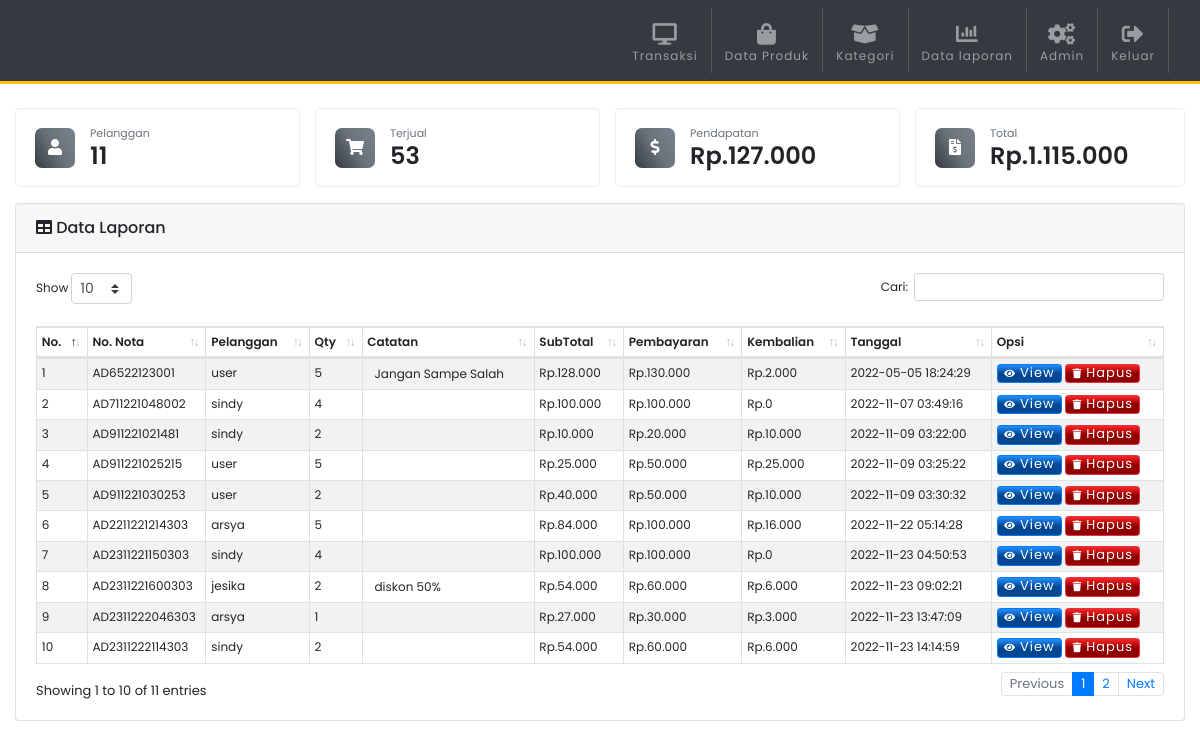
The app's page /laporan.php (signed in) with its own data.
### tables this page shows
CREATE TABLE `laporan` (
  `idlaporan` int(11) NOT NULL,
  `no_nota` varchar(50) NOT NULL,
  `idpelanggan` int(11) NOT NULL,
  `catatan` text NOT NULL,
  `totalbeli` int(11) NOT NULL,
  `pembayaran` int(11) NOT NULL,
  `kembalian` int(11) NOT NULL,
  `tgl_sub` timestamp NOT NULL DEFAULT current_timestamp() ON UPDATE current_timestamp()
);

CREATE TABLE `pelanggan` (
  `idpelanggan` int(11) NOT NULL,
  `nama_pelanggan` varchar(30) NOT NULL,
  `telepon_pelanggan` varchar(15) NOT NULL,
  `alamat_pelanggan` text NOT NULL
);

### laporan.php (the view, shortened to what this page needs)
<?php include 'template/header.php';?>
<br>
<div class="row">
<div class="col-6 col-sm-6 col-md-6 col-lg-3 mb-3 pr-0">
            <div class="card-body bg-white py-2 px-1 border-laporan">
                <div class="row mx-auto align-items-center">
                <div class="col-auto m-pr-1">
                    <div class="bg-icon">
                        <i class="fa fa-user"></i>
                    </div>
                </div>
                <div class="col-auto pl-0 pt-2">
                    <div class="text-muted" style="font-size:11px;">
                        Pelanggan
                    </div>
                    <h4 class="1"><?php
                    $itungpelanggan = mysqli_query($conn,"SELECT COUNT(idpelanggan) as jumlahpelanggan FROM pelanggan");
                    $cekrow1 = mysqli_num_rows($itungpelanggan);
                    $itungpelanggan1 = mysqli_fetch_assoc($itungpelanggan);
                    $itungpelanggan2 = $itungpelanggan1['jumlahpelanggan'];
                    if($cekrow1 > 0){
                        echo  $itungpelanggan2;
                        } ?></h4>
                </div>
                </div>
            </div>
        </div>
        <div class="col-6 col-sm-6 col-md-6 col-lg-3 mb-3 m-pr-0">
            <div class="card-body bg-white py-2 px-1 border-laporan">
                <div class="row mx-auto align-items-center">
                <div class="col-auto m-pr-1">
                    <div class="bg-icon">
                        <i class="fa fa-shopping-cart"></i>
                    </div>
                </div>
                <div class="col-auto pl-0 pt-2">
                    <div class="text-muted" style="font-size:11px;">
                        Terjual
                    </div>
                    <h4 class="1"><?php $itungpeterjual = mysqli_query($conn,"SELECT SUM(quantity) as jumlahterjual FROM tb_nota");
                    $cekrow = mysqli_num_rows($itungpeterjual);
                    $itungpeterjual1 = mysqli_fetch_assoc($itungpeterjual);
                    $itungpeterjual2 = $itungpeterjual1['jumlahterjual'];
                    if($cekrow > 0){
                        echo $itungpeterjual2;
                        } ?></h4>
                </div>
                </div>
            </div>
        </div>
        <div class="col-6 col-sm-6 col-md-6 col-lg-3 mb-3 pr-0">
            <div class="card-body bg-white py-2 px-1 border-laporan">
                <div class="row mx-auto align-items-center">
                <div class="col-auto m-pr-1">
                    <div class="bg-icon">
                        <i class="fa fa-dollar-sign"></i>
                    </div>
                </div>
                <div class="col-auto pl-0 pt-2">
                    <div class="text-muted" style="font-size:11px;">
                        Pendapatan
                    </div>
                    <h4 class="1">Rp.<?php
                    $data_produk=mysqli_query($conn,"SELECT * FROM tb_nota t, produk p
                    WHERE p.idproduk=t.idproduk ORDER BY idnota ASC");
                    $subtotaldiskon = 0;
                    $x = mysqli_num_rows($data_produk);
                    if($x>0){
                    while($b=mysqli_fetch_array($data_produk)){
                        $totalharga += $b['harga_jual'] * $b['quantity'];
                        $totaldiskon += $b['harga_modal'] * $b['quantity'];
                        $subtotaldiskon = $totalharga - $totaldiskon;
                    }
                }
                echo ribuan($subtotaldiskon)?>
                </h4>
                </div>
                </div>
            </div>
        </div>
        <div class="col-6 col-sm-6 col-md-6 col-lg-3 mb-3">
            <div class="card-body bg-white py-2 px-1 border-laporan">
                <div class="row mx-auto align-items-center">
                <div class="col-auto m-pr-1">
                    <div class="bg-icon">
                        <i class="fa fa-file-invoice-dollar"></i>
                    </div>
                </div>
                <div class="col-auto pl-0 pt-2">
                    <div class="text-muted" style="font-size:11px;">
                        Total
                    </div>
                    <h4 class="1">Rp.<?php
                    $itungtotal = mysqli_query($conn,"SELECT SUM(totalbeli) as jumlahtotal FROM laporan");
                    $cekrow3 = mysqli_num_rows($itungtotal);
                    $itungtotal1 = mysqli_fetch_assoc($itungtotal);
                    $itungtotal2 = $itungtotal1['jumlahtotal'];
                    if($cekrow3 > 0){
                        echo ribuan($itungtotal2);
                        } ?></h4>
                </div>
                </div>
            </div>
        </div>
</div>
<div class="card">
    <div class="card-header">
        <div class="card-tittle">
            <i class="fa fa-table me-2"></i> Data Laporan
        </div>
    </div>
        <div class="card-body">
            <table class="table table-striped table-sm table-bordered dt-responsive nowrap" id="table" width="100%">
                        <thead>
                        <tr>
                            <th>No.</th>
                            <th>No. Nota</th>
                            <th>Pelanggan</th>
                            <th>Qty</th>
                            <th>Catatan</th>
                            <th>SubTotal</th>
                            <th>Pembayaran</th>
                            <th>Kembalian</th>
                            <th>Tanggal</th>
                            <th>Opsi</th>
                        </tr>
                        </thead>
                        <tbody>
                            <?php
                                $no=1;
                                $data_produk=mysqli_query($conn,"SELECT * FROM laporan l, pelanggan e
                                WHERE  e.idpelanggan=l.idpelanggan ORDER BY idlaporan ASC");
                                while($d=mysqli_fetch_array($data_produk)){
                                    $nota= $d['no_nota'];
                                    ?>
                                    <tr>
                                        <td><?php echo $no++ ?></td>
                                        <td><?php echo $d['no_nota'] ?></td>
                                        <td><?php echo $d['nama_pelanggan'] ?></td>
                                        <td><?php
                                            $itungtrans = mysqli_query($conn,"SELECT SUM(quantity) as jumlahtrans
                                             FROM tb_nota where no_nota='$nota'");
                                            $itungtrans2 = mysqli_fetch_assoc($itungtrans);
                                            $itungtrans3 = $itungtrans2['jumlahtrans'];
                                            echo $itungtrans3;
                                        ?></td>
                                         <td class="catatan"><?php echo $d['catatan'] ?></td>
                                         <td>Rp.<?php echo ribuan($d['totalbeli']) ?></td>
                                         <td>Rp.<?php echo ribuan($d['pembayaran']) ?></td>
                                         <td>Rp.<?php echo ribuan($d['kembalian']) ?></td>
                                        <td><?php echo $d['tgl_sub'] ?></td>
                                        <td>
                                        <a class="btn btn-primary btn-xs" href="detail.php?invoice=<?php echo $nota ?>">
                                            <i class="fa fa-eye fa-xs mr-1"></i>View</a>
                                            <a class="btn btn-danger btn-xs" href="?hapus=<?php echo $nota ?>"
                                            onclick="javascript:return confirm('Hapus Data laporan - <?php echo $d['no_nota'] ?> ?');">
                                            <i class="fa fa-trash fa-xs mr-1"></i>Hapus</a>
                                        </td>
                                    </tr>
                        <?php }?>
					</tbody>
                </table>
        </div>
</div>
<?php include 'template/footer.php';?>

### assets/css/style.css (style rules this page uses)
html, body { font-size: 100%; font-family: 'Poppins', sans-serif; scroll-behavior: smooth; }
a { text-decoration: none !important; }
.btn { font-size: small !important; letter-spacing: 1px !important; }
.btn-primary { background: linear-gradient(180deg, rgb(37, 143, 255) 0%, rgb(0, 70, 145) 50%) !important; }
.btn-danger { background: linear-gradient(180deg, rgb(255, 37, 37) 0%, rgb(145, 0, 0) 50%) !important; }
::placeholder { opacity: 1; font-size: 12px !important; letter-spacing: 1px; font-weight: 300; }
.btn-group-xs > .btn, .btn-xs { padding: .25rem .4rem; font-size: .875rem; line-height: .5; border-radius: .2rem; }
.card-tittle { font-weight: 500 !important; }
table { font-size: 12px !important; }
table thead>tr>th { font-weight: 600 !important; }
.m-pr-0 { padding-right: 0px !important; }
.border-laporan { border: 1px solid rgba(226, 226, 226, 0.644); border-radius: 5px; }
.border-laporan h4 { font-weight: 600; }
.bg-icon { background: linear-gradient(60deg,#343a40,#69727a,#7a838d); color: white; text-align: center; display: table-cell; padding: 0.50rem; border-radius: 0.428rem; width: 2.50rem; height: 2.50rem; }
td.catatan { white-space: nowrap; max-width: 150px; padding: 0.5em 1em; overflow: hidden; text-overflow: ellipsis ; }

### records on screen
laporan: no_nota "AD6522123001", idpelanggan.nama_pelanggan "user", itungtrans3 "5", catatan "Jangan Sampe Salah", totalbeli "128.000", pembayaran "130.000", kembalian "2.000", tgl_sub "2022-05-05 18:24:29"
laporan: no_nota "AD711221048002", idpelanggan.nama_pelanggan "sindy", itungtrans3 "4", totalbeli "100.000", pembayaran "100.000", kembalian "0", tgl_sub "2022-11-07 03:49:16"
laporan: no_nota "AD911221021481", idpelanggan.nama_pelanggan "sindy", itungtrans3 "2", totalbeli "10.000", pembayaran "20.000", kembalian "10.000", tgl_sub "2022-11-09 03:22:00"
laporan: no_nota "AD911221025215", idpelanggan.nama_pelanggan "user", itungtrans3 "5", totalbeli "25.000", pembayaran "50.000", kembalian "25.000", tgl_sub "2022-11-09 03:25:22"
laporan: no_nota "AD911221030253", idpelanggan.nama_pelanggan "user", itungtrans3 "2", totalbeli "40.000", pembayaran "50.000", kembalian "10.000", tgl_sub "2022-11-09 03:30:32"
laporan: no_nota "AD2211221214303", idpelanggan.nama_pelanggan "arsya", itungtrans3 "5", totalbeli "84.000", pembayaran "100.000", kembalian "16.000", tgl_sub "2022-11-22 05:14:28"
laporan: no_nota "AD2311221150303", idpelanggan.nama_pelanggan "sindy", itungtrans3 "4", totalbeli "100.000", pembayaran "100.000", kembalian "0", tgl_sub "2022-11-23 04:50:53"
laporan: no_nota "AD2311221600303", idpelanggan.nama_pelanggan "jesika", itungtrans3 "2", catatan "diskon 50%", totalbeli "54.000", pembayaran "60.000", kembalian "6.000", tgl_sub "2022-11-23 09:02:21"
laporan: no_nota "AD2311222046303", idpelanggan.nama_pelanggan "arsya", itungtrans3 "1", totalbeli "27.000", pembayaran "30.000", kembalian "3.000", tgl_sub "2022-11-23 13:47:09"
laporan: no_nota "AD2311222114303", idpelanggan.nama_pelanggan "sindy", itungtrans3 "2", totalbeli "54.000", pembayaran "60.000", kembalian "6.000", tgl_sub "2022-11-23 14:14:59"

### other values on screen
$itungpelanggan2 "11"
$itungpeterjual2 "53"
ribuan($subtotaldiskon) "127.000"
ribuan($itungtotal2) "1.115.000"
